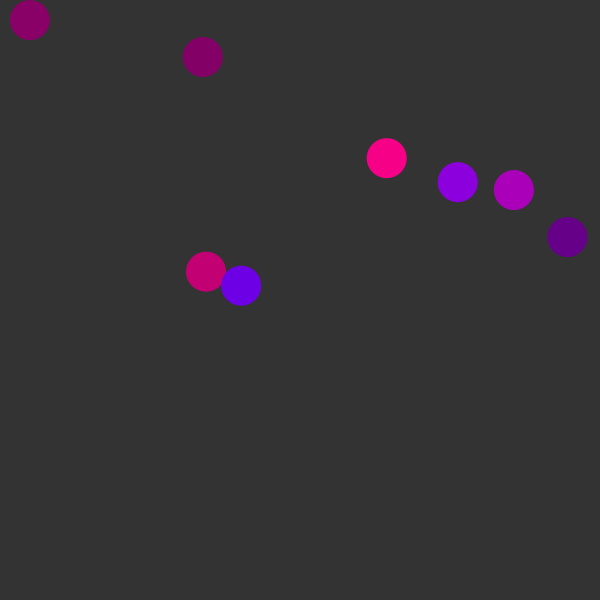
Frame 1 (no input)
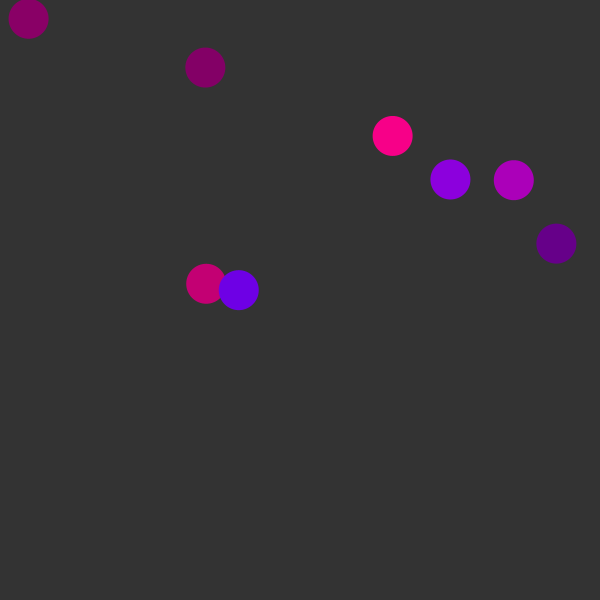
Frame 60 (the mouse pressed at the canvas centre just before this capture)
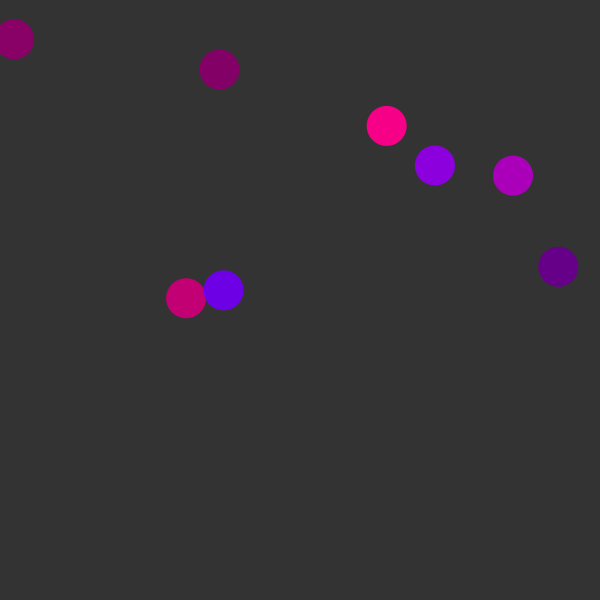
Frame 120 (the mouse held since frame 60 and released just before this capture)

The Processing sketch that drew these frames (run headless with seeded random() and noise(); from frame 60 on, the mouse is pressed at the canvas centre):

// Processing sketch: challenge_4_mitosis
// ── challenge_4_mitosis.pde
ArrayList<Cell> celulas = new ArrayList<Cell>(); 

void setup() {
  size(600, 600);
  for (int i = 0; i<8; i++) {
    celulas.add(new Cell(40));
  }
}

void draw() {
  background(51);
  //for (int i = 0; i < celulas.size(); i++) {
  //  celulas.get(i).move();
  //  celulas.get(i).show();
  //}
  
  for (Cell a: celulas){
    a.move();
    a.show(); 
  }
  
  
}

void mouseClicked(){
  celulas.add(new Cell(40));
}

// ── Cell.pde
class Cell {
  float x = random(width);
  float y = random(height); 
  float r;
  color c = color(random(100, 255), 0, random(100, 255));

  //Cell(float x, float y, float r) {
  Cell(float r) {
    //this.x = x;
    //this.y = y;
    this.r = r;
  }

  void move() {
    x += random(-3, 3);
    y += random(-3, 3);
  }

  void show() {
    noStroke();
    fill(c);
    ellipse(x, y, r, r);
  }
}
